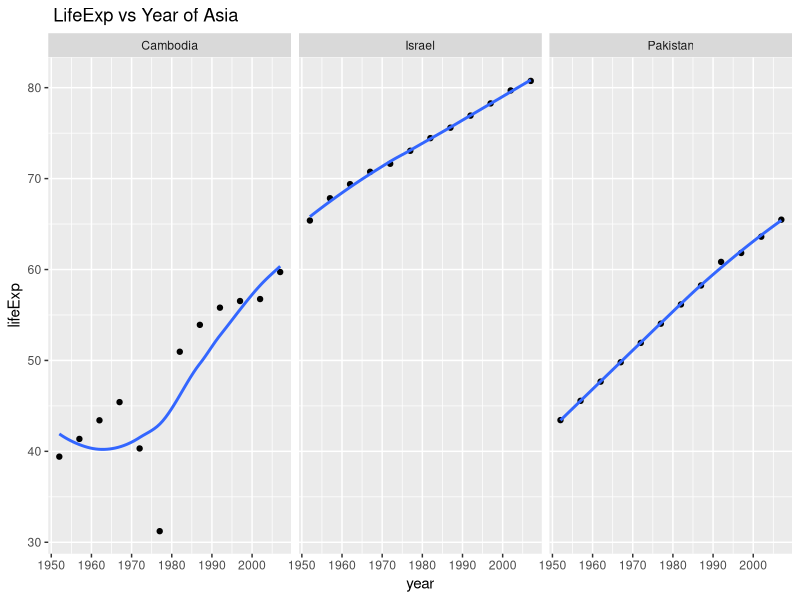
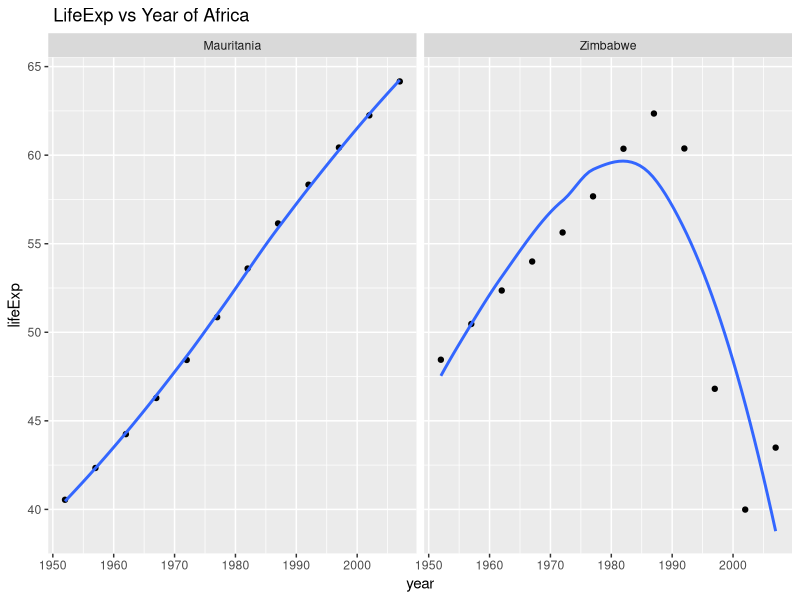
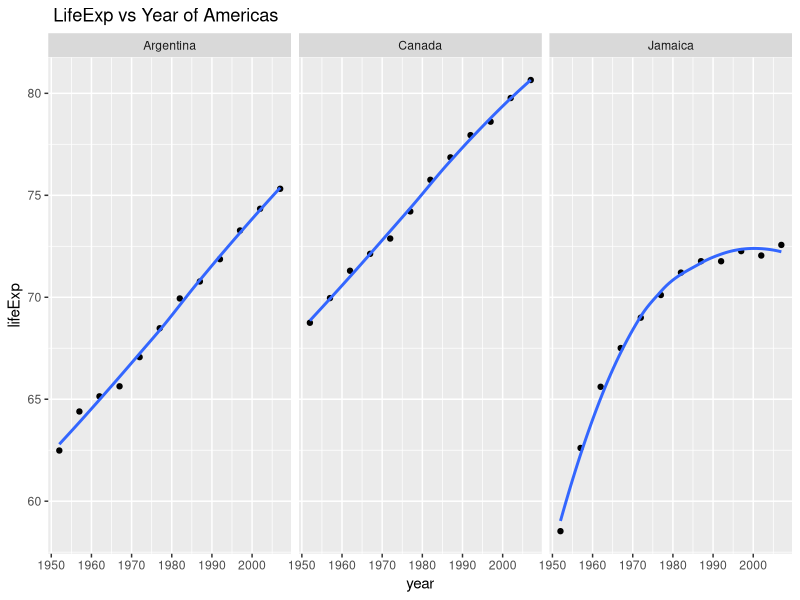
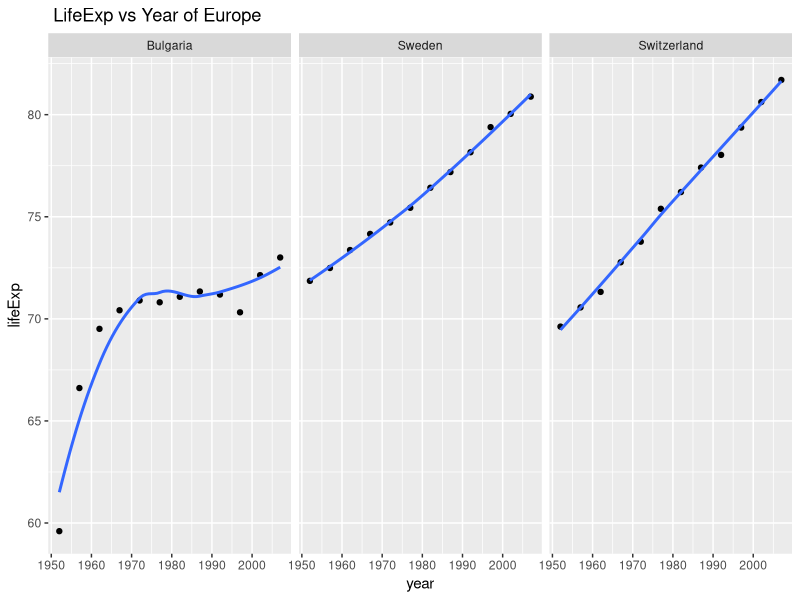
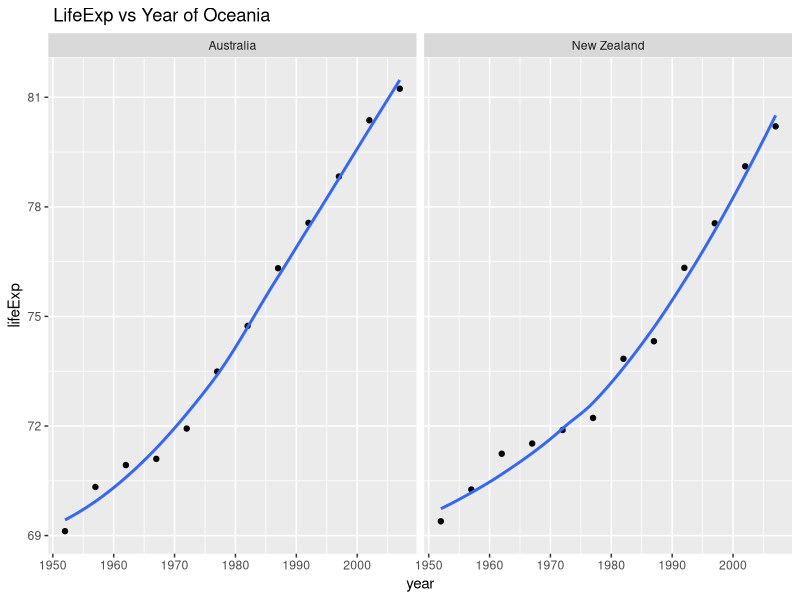

These figures' R source, in order:
library(tidyverse)
gapminder_dat<-read.delim("gapminder_dat.tsv")
Asia<-filter(gapminder_dat,country%in%c("Israel","Pakistan","Cambodia"))
p_Asia<-ggplot(Asia, aes(x=year, y = lifeExp)) +
  facet_wrap(~ country)+geom_point()+
  geom_smooth(se=FALSE, span=1, method="loess")+labs(title=" LifeExp vs Year of Asia")
ggsave("p_Asia.png",width=8, height=4,plot=p_Asia)

Africa<-filter(gapminder_dat,country%in%c("Mauritania","Zimbabwe","Equatorial Guinea
"))
p_Africa<-ggplot(Africa, aes(x=year, y = lifeExp)) +
  facet_wrap(~ country)+geom_point()+
  geom_smooth(se=FALSE, span=1, method="loess")+labs(title=" LifeExp vs Year of Africa")
ggsave("p_Africa.png", width=8, height=4, plot=p_Africa)


Americas<-filter(gapminder_dat,country%in%c("Canada","Jamaica","Argentina"))
p_Americas<-ggplot(Americas, aes(x=year, y = lifeExp)) +
  facet_wrap(~ country)+geom_point()+
  geom_smooth(se=FALSE, span=1, method="loess")+labs(title=" LifeExp vs Year of Americas")
ggsave("p_Americas.png", width=8, height=4, plot=p_Americas)

Europe<-filter(gapminder_dat,country%in%c("Sweden","Switzerland","Bulgaria"))
p_Europe<-ggplot(Europe, aes(x=year, y = lifeExp)) +
  facet_wrap(~ country)+geom_point()+
  geom_smooth(se=FALSE, span=1, method="loess")+labs(title=" LifeExp vs Year of Europe")
ggsave("p_Europe.png", width=8, height=4, plot=p_Europe)

Oceania<-filter(gapminder_dat,continent=="Oceania")
p_Oceania<-ggplot(Oceania, aes(x=year, y = lifeExp)) +
  facet_wrap(~ country)+geom_point()+geom_smooth(se=FALSE, span=1, method="loess")+labs(title=" LifeExp vs Year of Oceania")
ggsave("p_Oceania.png", width=8, height=4,plot=p_Oceania)